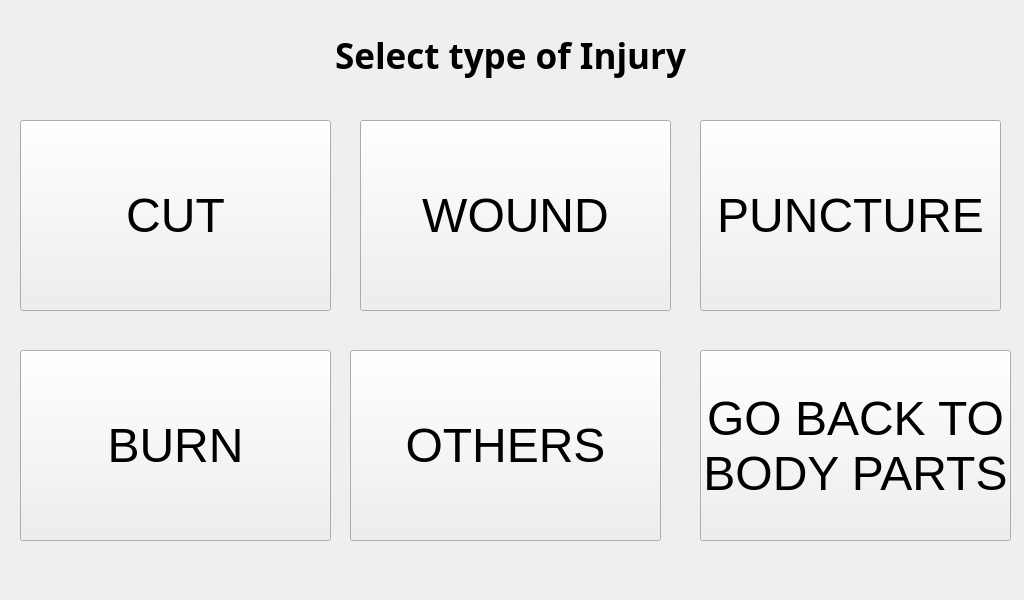
<?xml version="1.0" encoding="UTF-8"?>
<ui version="4.0">
 <class>MainWindow</class>
 <widget class="QMainWindow" name="MainWindow">
  <property name="geometry">
   <rect>
    <x>0</x>
    <y>0</y>
    <width>1024</width>
    <height>600</height>
   </rect>
  </property>
  <property name="minimumSize">
   <size>
    <width>1024</width>
    <height>600</height>
   </size>
  </property>
  <property name="maximumSize">
   <size>
    <width>1024</width>
    <height>600</height>
   </size>
  </property>
  <property name="windowTitle">
   <string>Select Type of Injury</string>
  </property>
  <widget class="QWidget" name="centralwidget">
   <widget class="QLabel" name="TITLE">
    <property name="geometry">
     <rect>
      <x>0</x>
      <y>10</y>
      <width>1021</width>
      <height>91</height>
     </rect>
    </property>
    <property name="font">
     <font>
      <family>Unispace</family>
      <pointsize>26</pointsize>
      <weight>75</weight>
      <bold>true</bold>
     </font>
    </property>
    <property name="text">
     <string>Select type of Injury</string>
    </property>
    <property name="alignment">
     <set>Qt::AlignCenter</set>
    </property>
   </widget>
   <widget class="QPushButton" name="wound_button">
    <property name="geometry">
     <rect>
      <x>360</x>
      <y>120</y>
      <width>311</width>
      <height>191</height>
     </rect>
    </property>
    <property name="font">
     <font>
      <pointsize>36</pointsize>
      <weight>50</weight>
      <bold>false</bold>
     </font>
    </property>
    <property name="text">
     <string>WOUND</string>
    </property>
   </widget>
   <widget class="QPushButton" name="cut_button">
    <property name="geometry">
     <rect>
      <x>20</x>
      <y>120</y>
      <width>311</width>
      <height>191</height>
     </rect>
    </property>
    <property name="font">
     <font>
      <pointsize>36</pointsize>
      <weight>50</weight>
      <bold>false</bold>
     </font>
    </property>
    <property name="text">
     <string>CUT</string>
    </property>
   </widget>
   <widget class="QPushButton" name="burn_button">
    <property name="geometry">
     <rect>
      <x>20</x>
      <y>350</y>
      <width>311</width>
      <height>191</height>
     </rect>
    </property>
    <property name="font">
     <font>
      <pointsize>36</pointsize>
      <weight>50</weight>
      <bold>false</bold>
     </font>
    </property>
    <property name="text">
     <string>BURN</string>
    </property>
   </widget>
   <widget class="QPushButton" name="puncture_button">
    <property name="geometry">
     <rect>
      <x>700</x>
      <y>120</y>
      <width>301</width>
      <height>191</height>
     </rect>
    </property>
    <property name="font">
     <font>
      <pointsize>36</pointsize>
      <weight>50</weight>
      <bold>false</bold>
     </font>
    </property>
    <property name="text">
     <string>PUNCTURE</string>
    </property>
   </widget>
   <widget class="QPushButton" name="other_button">
    <property name="geometry">
     <rect>
      <x>350</x>
      <y>350</y>
      <width>311</width>
      <height>191</height>
     </rect>
    </property>
    <property name="font">
     <font>
      <pointsize>36</pointsize>
      <weight>50</weight>
      <bold>false</bold>
     </font>
    </property>
    <property name="text">
     <string>OTHERS</string>
    </property>
   </widget>
   <widget class="QPushButton" name="go_back_button">
    <property name="geometry">
     <rect>
      <x>700</x>
      <y>350</y>
      <width>311</width>
      <height>191</height>
     </rect>
    </property>
    <property name="font">
     <font>
      <pointsize>36</pointsize>
      <weight>50</weight>
      <bold>false</bold>
     </font>
    </property>
    <property name="text">
     <string>GO BACK TO 
BODY PARTS</string>
    </property>
   </widget>
  </widget>
 </widget>
 <resources/>
 <connections/>
</ui>
